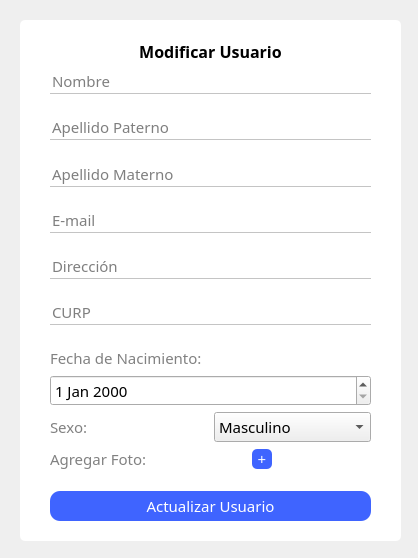
<?xml version="1.0" encoding="UTF-8"?>
<ui version="4.0">
 <class>administrador_modificar_usuario</class>
 <widget class="QDialog" name="administrador_modificar_usuario">
  <property name="geometry">
   <rect>
    <x>0</x>
    <y>0</y>
    <width>418</width>
    <height>558</height>
   </rect>
  </property>
  <property name="windowTitle">
   <string>Dialog</string>
  </property>
  <widget class="QStackedWidget" name="stackedWidget">
   <property name="geometry">
    <rect>
     <x>10</x>
     <y>10</y>
     <width>411</width>
     <height>531</height>
    </rect>
   </property>
   <property name="maximumSize">
    <size>
     <width>600</width>
     <height>600</height>
    </size>
   </property>
   <property name="currentIndex">
    <number>1</number>
   </property>
   <widget class="QWidget" name="page">
    <widget class="QLabel" name="label">
     <property name="geometry">
      <rect>
       <x>10</x>
       <y>10</y>
       <width>381</width>
       <height>521</height>
      </rect>
     </property>
     <property name="styleSheet">
      <string notr="true">background-color: rgb(255, 255, 255);
border-radius: 5px;</string>
     </property>
     <property name="text">
      <string/>
     </property>
    </widget>
    <widget class="QWidget" name="layoutWidget">
     <property name="geometry">
      <rect>
       <x>42</x>
       <y>42</y>
       <width>331</width>
       <height>471</height>
      </rect>
     </property>
     <layout class="QVBoxLayout" name="verticalLayout">
      <item>
       <widget class="QLabel" name="label_2">
        <property name="font">
         <font>
          <family>Montserrat</family>
          <pointsize>12</pointsize>
          <weight>75</weight>
          <bold>true</bold>
         </font>
        </property>
        <property name="text">
         <string>Modificar Usuario</string>
        </property>
        <property name="alignment">
         <set>Qt::AlignCenter</set>
        </property>
       </widget>
      </item>
      <item>
       <spacer name="verticalSpacer_5">
        <property name="orientation">
         <enum>Qt::Vertical</enum>
        </property>
        <property name="sizeHint" stdset="0">
         <size>
          <width>20</width>
          <height>40</height>
         </size>
        </property>
       </spacer>
      </item>
      <item>
       <layout class="QHBoxLayout" name="horizontalLayout">
        <item>
         <spacer name="horizontalSpacer">
          <property name="orientation">
           <enum>Qt::Horizontal</enum>
          </property>
          <property name="sizeHint" stdset="0">
           <size>
            <width>40</width>
            <height>20</height>
           </size>
          </property>
         </spacer>
        </item>
        <item>
         <widget class="QLabel" name="label_3">
          <property name="styleSheet">
           <string notr="true">background-color:none;</string>
          </property>
          <property name="text">
           <string/>
          </property>
          <property name="pixmap">
           <pixmap resource="../../resources.qrc">:/imagenes/Imagenes/doctor 4.png</pixmap>
          </property>
         </widget>
        </item>
        <item>
         <spacer name="horizontalSpacer_2">
          <property name="orientation">
           <enum>Qt::Horizontal</enum>
          </property>
          <property name="sizeHint" stdset="0">
           <size>
            <width>40</width>
            <height>20</height>
           </size>
          </property>
         </spacer>
        </item>
       </layout>
      </item>
      <item>
       <spacer name="verticalSpacer_11">
        <property name="orientation">
         <enum>Qt::Vertical</enum>
        </property>
        <property name="sizeHint" stdset="0">
         <size>
          <width>20</width>
          <height>40</height>
         </size>
        </property>
       </spacer>
      </item>
      <item>
       <layout class="QHBoxLayout" name="horizontalLayout_5">
        <item>
         <widget class="QLabel" name="label_5">
          <property name="font">
           <font>
            <family>Montserrat</family>
            <pointsize>11</pointsize>
           </font>
          </property>
          <property name="styleSheet">
           <string notr="true">color: rgb(129, 129, 129);</string>
          </property>
          <property name="text">
           <string>Tipo Usuario:</string>
          </property>
         </widget>
        </item>
        <item>
         <widget class="QLabel" name="label_tipoUsuario">
          <property name="font">
           <font>
            <family>Montserrat</family>
            <pointsize>11</pointsize>
           </font>
          </property>
          <property name="styleSheet">
           <string notr="true">color: rgb(129, 129, 129);</string>
          </property>
          <property name="text">
           <string>tipo</string>
          </property>
         </widget>
        </item>
       </layout>
      </item>
      <item>
       <spacer name="verticalSpacer_4">
        <property name="orientation">
         <enum>Qt::Vertical</enum>
        </property>
        <property name="sizeHint" stdset="0">
         <size>
          <width>20</width>
          <height>40</height>
         </size>
        </property>
       </spacer>
      </item>
      <item>
       <widget class="QLineEdit" name="lineEdit_usuario">
        <property name="enabled">
         <bool>false</bool>
        </property>
        <property name="font">
         <font>
          <family>Montserrat</family>
          <pointsize>11</pointsize>
         </font>
        </property>
        <property name="styleSheet">
         <string notr="true">border: none;
border-bottom: 1px solid #C4C4C4;</string>
        </property>
        <property name="placeholderText">
         <string>Nombre de Usuario</string>
        </property>
       </widget>
      </item>
      <item>
       <spacer name="verticalSpacer_3">
        <property name="orientation">
         <enum>Qt::Vertical</enum>
        </property>
        <property name="sizeHint" stdset="0">
         <size>
          <width>20</width>
          <height>40</height>
         </size>
        </property>
       </spacer>
      </item>
      <item>
       <widget class="QLineEdit" name="lineEdit_contra">
        <property name="font">
         <font>
          <family>Montserrat</family>
          <pointsize>11</pointsize>
         </font>
        </property>
        <property name="styleSheet">
         <string notr="true">border: none;
border-bottom: 1px solid #C4C4C4;</string>
        </property>
        <property name="echoMode">
         <enum>QLineEdit::Password</enum>
        </property>
        <property name="placeholderText">
         <string>Contraseña</string>
        </property>
       </widget>
      </item>
      <item>
       <spacer name="verticalSpacer_2">
        <property name="orientation">
         <enum>Qt::Vertical</enum>
        </property>
        <property name="sizeHint" stdset="0">
         <size>
          <width>20</width>
          <height>40</height>
         </size>
        </property>
       </spacer>
      </item>
      <item>
       <widget class="QLineEdit" name="lineEdit_confirma_contra">
        <property name="font">
         <font>
          <family>Montserrat</family>
          <pointsize>11</pointsize>
         </font>
        </property>
        <property name="styleSheet">
         <string notr="true">border: none;
border-bottom: 1px solid #C4C4C4;</string>
        </property>
        <property name="echoMode">
         <enum>QLineEdit::Password</enum>
        </property>
        <property name="placeholderText">
         <string>Confirmar Constraseña</string>
        </property>
       </widget>
      </item>
      <item>
       <spacer name="verticalSpacer">
        <property name="orientation">
         <enum>Qt::Vertical</enum>
        </property>
        <property name="sizeHint" stdset="0">
         <size>
          <width>20</width>
          <height>40</height>
         </size>
        </property>
       </spacer>
      </item>
      <item>
       <widget class="QLabel" name="label_8">
        <property name="font">
         <font>
          <family>Montserrat</family>
          <pointsize>10</pointsize>
         </font>
        </property>
        <property name="styleSheet">
         <string notr="true">color: black;</string>
        </property>
        <property name="text">
         <string>Info para recuperar contraseña:</string>
        </property>
       </widget>
      </item>
      <item>
       <widget class="QLineEdit" name="lineEdit_mascota">
        <property name="enabled">
         <bool>false</bool>
        </property>
        <property name="font">
         <font>
          <family>Montserrat</family>
          <pointsize>11</pointsize>
         </font>
        </property>
        <property name="styleSheet">
         <string notr="true">border: none;
border-bottom: 1px solid #C4C4C4;</string>
        </property>
        <property name="placeholderText">
         <string>Mascota</string>
        </property>
       </widget>
      </item>
      <item>
       <spacer name="verticalSpacer_14">
        <property name="orientation">
         <enum>Qt::Vertical</enum>
        </property>
        <property name="sizeHint" stdset="0">
         <size>
          <width>20</width>
          <height>40</height>
         </size>
        </property>
       </spacer>
      </item>
      <item>
       <widget class="QPushButton" name="btn_continuar">
        <property name="minimumSize">
         <size>
          <width>50</width>
          <height>30</height>
         </size>
        </property>
        <property name="font">
         <font>
          <family>Montserrat</family>
          <pointsize>11</pointsize>
         </font>
        </property>
        <property name="styleSheet">
         <string notr="true">*{
border: none;
background: #3f64FF;
color: white;
border-radius: 10px;
}

:hover{
	background: white;
	border: 1px solid #3f64FF;
	color: #3f64FF;
}</string>
        </property>
        <property name="text">
         <string>Continuar</string>
        </property>
       </widget>
      </item>
     </layout>
    </widget>
   </widget>
   <widget class="QWidget" name="page_2">
    <widget class="QLabel" name="label_4">
     <property name="geometry">
      <rect>
       <x>10</x>
       <y>10</y>
       <width>381</width>
       <height>521</height>
      </rect>
     </property>
     <property name="styleSheet">
      <string notr="true">background-color: rgb(255, 255, 255);
border-radius: 5px;</string>
     </property>
     <property name="text">
      <string/>
     </property>
    </widget>
    <widget class="QWidget" name="layoutWidget_2">
     <property name="geometry">
      <rect>
       <x>40</x>
       <y>30</y>
       <width>321</width>
       <height>481</height>
      </rect>
     </property>
     <layout class="QVBoxLayout" name="verticalLayout_2">
      <item>
       <widget class="QLabel" name="label_6">
        <property name="font">
         <font>
          <family>Montserrat</family>
          <pointsize>12</pointsize>
          <weight>75</weight>
          <bold>true</bold>
         </font>
        </property>
        <property name="text">
         <string>Modificar Usuario</string>
        </property>
        <property name="alignment">
         <set>Qt::AlignCenter</set>
        </property>
       </widget>
      </item>
      <item>
       <widget class="QLineEdit" name="lineEdit_nombre">
        <property name="font">
         <font>
          <family>Montserrat</family>
          <pointsize>11</pointsize>
         </font>
        </property>
        <property name="styleSheet">
         <string notr="true">border: none;
border-bottom: 1px solid #C4C4C4;</string>
        </property>
        <property name="placeholderText">
         <string>Nombre</string>
        </property>
       </widget>
      </item>
      <item>
       <spacer name="verticalSpacer_6">
        <property name="orientation">
         <enum>Qt::Vertical</enum>
        </property>
        <property name="sizeHint" stdset="0">
         <size>
          <width>20</width>
          <height>40</height>
         </size>
        </property>
       </spacer>
      </item>
      <item>
       <widget class="QLineEdit" name="lineEdit_paterno">
        <property name="font">
         <font>
          <family>Montserrat</family>
          <pointsize>11</pointsize>
         </font>
        </property>
        <property name="styleSheet">
         <string notr="true">border: none;
border-bottom: 1px solid #C4C4C4;</string>
        </property>
        <property name="placeholderText">
         <string>Apellido Paterno</string>
        </property>
       </widget>
      </item>
      <item>
       <spacer name="verticalSpacer_7">
        <property name="orientation">
         <enum>Qt::Vertical</enum>
        </property>
        <property name="sizeHint" stdset="0">
         <size>
          <width>20</width>
          <height>40</height>
         </size>
        </property>
       </spacer>
      </item>
      <item>
       <widget class="QLineEdit" name="lineEdit_materno">
        <property name="font">
         <font>
          <family>Montserrat</family>
          <pointsize>11</pointsize>
         </font>
        </property>
        <property name="styleSheet">
         <string notr="true">border: none;
border-bottom: 1px solid #C4C4C4;</string>
        </property>
        <property name="placeholderText">
         <string>Apellido Materno</string>
        </property>
       </widget>
      </item>
      <item>
       <spacer name="verticalSpacer_8">
        <property name="orientation">
         <enum>Qt::Vertical</enum>
        </property>
        <property name="sizeHint" stdset="0">
         <size>
          <width>20</width>
          <height>40</height>
         </size>
        </property>
       </spacer>
      </item>
      <item>
       <widget class="QLineEdit" name="lineEdit_correo">
        <property name="font">
         <font>
          <family>Montserrat</family>
          <pointsize>11</pointsize>
         </font>
        </property>
        <property name="styleSheet">
         <string notr="true">border: none;
border-bottom: 1px solid #C4C4C4;</string>
        </property>
        <property name="placeholderText">
         <string>E-mail</string>
        </property>
       </widget>
      </item>
      <item>
       <spacer name="verticalSpacer_9">
        <property name="orientation">
         <enum>Qt::Vertical</enum>
        </property>
        <property name="sizeHint" stdset="0">
         <size>
          <width>20</width>
          <height>40</height>
         </size>
        </property>
       </spacer>
      </item>
      <item>
       <widget class="QLineEdit" name="lineEdit_direccion">
        <property name="font">
         <font>
          <family>Montserrat</family>
          <pointsize>11</pointsize>
         </font>
        </property>
        <property name="styleSheet">
         <string notr="true">border: none;
border-bottom: 1px solid #C4C4C4;</string>
        </property>
        <property name="placeholderText">
         <string>Dirección</string>
        </property>
       </widget>
      </item>
      <item>
       <spacer name="verticalSpacer_10">
        <property name="orientation">
         <enum>Qt::Vertical</enum>
        </property>
        <property name="sizeHint" stdset="0">
         <size>
          <width>20</width>
          <height>40</height>
         </size>
        </property>
       </spacer>
      </item>
      <item>
       <widget class="QLineEdit" name="lineEdit_curp">
        <property name="font">
         <font>
          <family>Montserrat</family>
          <pointsize>11</pointsize>
         </font>
        </property>
        <property name="styleSheet">
         <string notr="true">border: none;
border-bottom: 1px solid #C4C4C4;</string>
        </property>
        <property name="placeholderText">
         <string>CURP</string>
        </property>
       </widget>
      </item>
      <item>
       <spacer name="verticalSpacer_13">
        <property name="orientation">
         <enum>Qt::Vertical</enum>
        </property>
        <property name="sizeHint" stdset="0">
         <size>
          <width>20</width>
          <height>40</height>
         </size>
        </property>
       </spacer>
      </item>
      <item>
       <widget class="QLabel" name="label_10">
        <property name="font">
         <font>
          <family>Montserrat</family>
          <pointsize>11</pointsize>
         </font>
        </property>
        <property name="styleSheet">
         <string notr="true">color: rgb(129, 129, 129);</string>
        </property>
        <property name="text">
         <string>Fecha de Nacimiento:</string>
        </property>
       </widget>
      </item>
      <item>
       <widget class="QDateEdit" name="dateEdit_fechaNacimiento">
        <property name="font">
         <font>
          <family>Montserrat</family>
          <pointsize>11</pointsize>
         </font>
        </property>
       </widget>
      </item>
      <item>
       <layout class="QHBoxLayout" name="horizontalLayout_2">
        <item>
         <widget class="QLabel" name="label_7">
          <property name="font">
           <font>
            <family>Montserrat</family>
            <pointsize>11</pointsize>
           </font>
          </property>
          <property name="styleSheet">
           <string notr="true">color: rgb(129, 129, 129);</string>
          </property>
          <property name="text">
           <string>Sexo:</string>
          </property>
         </widget>
        </item>
        <item>
         <widget class="QComboBox" name="comboBox_sexo">
          <property name="font">
           <font>
            <family>Montserrat</family>
            <pointsize>11</pointsize>
           </font>
          </property>
          <item>
           <property name="text">
            <string>Masculino</string>
           </property>
          </item>
          <item>
           <property name="text">
            <string>Femenino</string>
           </property>
          </item>
         </widget>
        </item>
       </layout>
      </item>
      <item>
       <layout class="QHBoxLayout" name="horizontalLayout_3"/>
      </item>
      <item>
       <layout class="QHBoxLayout" name="horizontalLayout_4">
        <item>
         <widget class="QLabel" name="label_9">
          <property name="font">
           <font>
            <family>Montserrat</family>
            <pointsize>11</pointsize>
           </font>
          </property>
          <property name="styleSheet">
           <string notr="true">color: rgb(129, 129, 129);</string>
          </property>
          <property name="text">
           <string>Agregar Foto:</string>
          </property>
         </widget>
        </item>
        <item>
         <spacer name="horizontalSpacer_4">
          <property name="orientation">
           <enum>Qt::Horizontal</enum>
          </property>
          <property name="sizeHint" stdset="0">
           <size>
            <width>40</width>
            <height>20</height>
           </size>
          </property>
         </spacer>
        </item>
        <item>
         <widget class="QPushButton" name="btn_foto">
          <property name="minimumSize">
           <size>
            <width>20</width>
            <height>20</height>
           </size>
          </property>
          <property name="maximumSize">
           <size>
            <width>20</width>
            <height>20</height>
           </size>
          </property>
          <property name="font">
           <font>
            <family>Montserrat</family>
            <pointsize>11</pointsize>
           </font>
          </property>
          <property name="styleSheet">
           <string notr="true">*{
border: none;
background: #3f64FF;
color: white;
border-radius: 5px;
}

:hover{
	background: white;
	border: 1px solid #3f64FF;
	color: #3f64FF;
}</string>
          </property>
          <property name="text">
           <string>+</string>
          </property>
         </widget>
        </item>
        <item>
         <spacer name="horizontalSpacer_3">
          <property name="orientation">
           <enum>Qt::Horizontal</enum>
          </property>
          <property name="sizeHint" stdset="0">
           <size>
            <width>40</width>
            <height>20</height>
           </size>
          </property>
         </spacer>
        </item>
       </layout>
      </item>
      <item>
       <spacer name="verticalSpacer_12">
        <property name="orientation">
         <enum>Qt::Vertical</enum>
        </property>
        <property name="sizeHint" stdset="0">
         <size>
          <width>20</width>
          <height>40</height>
         </size>
        </property>
       </spacer>
      </item>
      <item>
       <widget class="QPushButton" name="btn_crear_usuario">
        <property name="minimumSize">
         <size>
          <width>50</width>
          <height>30</height>
         </size>
        </property>
        <property name="font">
         <font>
          <family>Montserrat</family>
          <pointsize>11</pointsize>
         </font>
        </property>
        <property name="styleSheet">
         <string notr="true">*{
border: none;
background: #3f64FF;
color: white;
border-radius: 10px;
}

:hover{
	background: white;
	border: 1px solid #3f64FF;
	color: #3f64FF;
}</string>
        </property>
        <property name="text">
         <string>Actualizar Usuario</string>
        </property>
       </widget>
      </item>
     </layout>
    </widget>
   </widget>
  </widget>
 </widget>
 <resources>
  <include location="../../resources.qrc"/>
 </resources>
 <connections/>
</ui>
